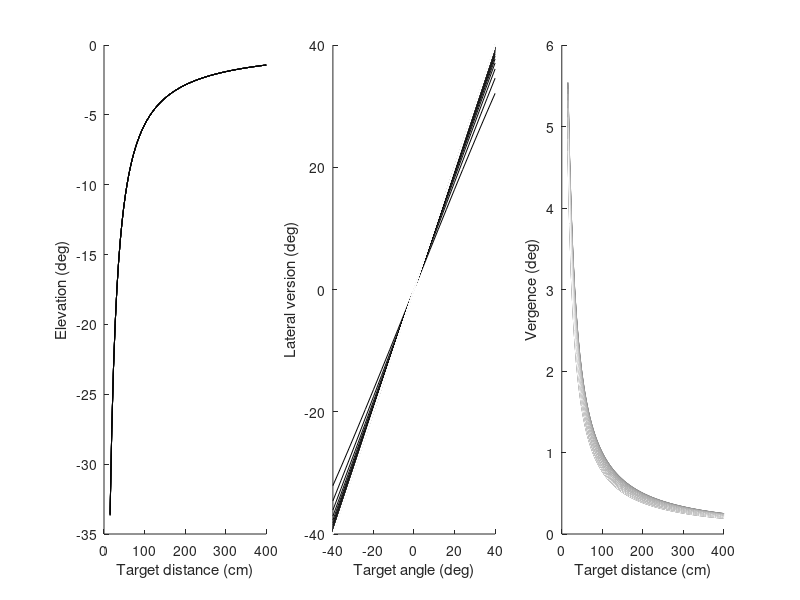
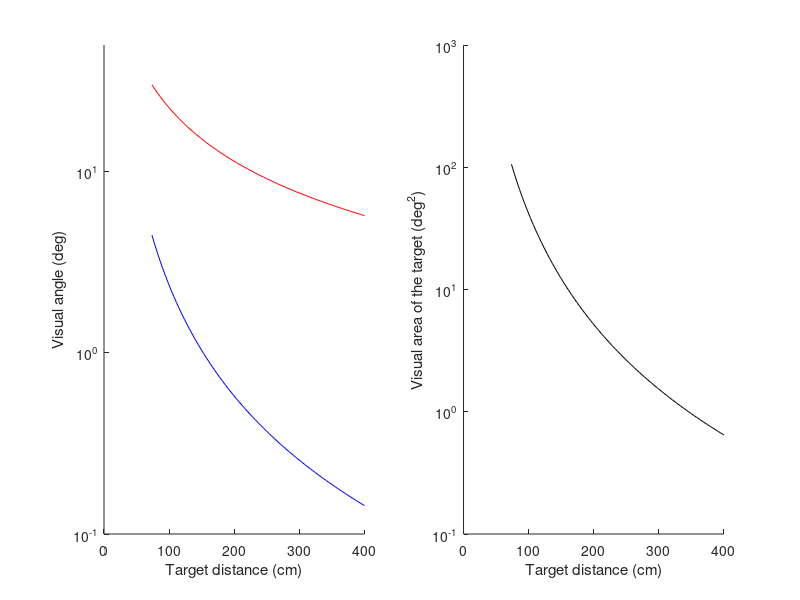
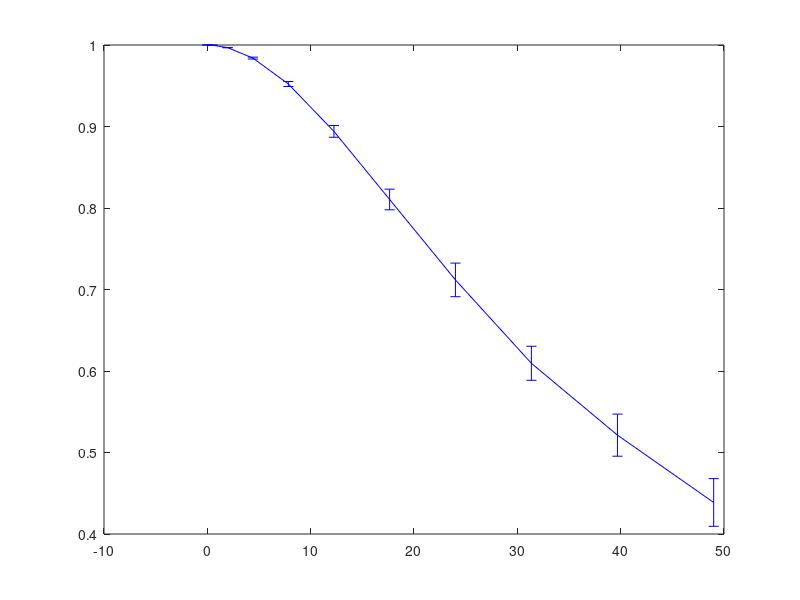

MATLAB code for these plots, in order: (Note: this script raises an error after producing the figures.)
%% static parameters
delta = 3.5/2; % IOD = 2*delta
z = -10;

%% target location
r = linspace(15,400,93); % cm
th = linspace(-40,40,21); % deg
[R,TH] = meshgrid(r,th);
Y = R./sqrt(1 + tand(TH).^2);
X = Y.*tand(TH);

%% theoretical predictions for eye position as a function of the centre of target location
yle_pred = atan2d(X + delta, sqrt(Y.^2 + z^2));
yre_pred = atan2d(X - delta, sqrt(Y.^2 + z^2));
zle_pred = atan2d(z , sqrt(Y.^2 + (X + delta).^2));
zre_pred = atan2d(z , sqrt(Y.^2 + (X - delta).^2));
ver_mean_pred = 0.5*(zle_pred + zre_pred); % mean vertical eye position (of the two eyes)
hor_mean_pred = 0.5*(yle_pred + yre_pred); % mean horizontal eye position
ver_diff_pred = 0.5*(zle_pred - zre_pred); % 0.5*difference between vertical eye positions (of the two eyes)
hor_diff_pred = 0.5*(yle_pred - yre_pred); % 0.5*difference between horizontal eye positions

%% plot
figure; hold on;set(gcf,'Position',[85 276 1000 300]);

cmap = gray(size(R,1));
subplot(1,3,1); hold on;
for i=1:size(R,1), plot(R(i,:),ver_mean_pred(i,:),'Color',cmap(end-i+1,:)); end
xlabel('Target distance (cm)'); ylabel('Elevation (deg)');

cmap = gray(size(TH,2));
subplot(1,3,2); hold on;
for i=1:size(TH,2), plot(TH(:,i),hor_mean_pred(:,i),'Color',cmap(i,:)); end
xlabel('Target angle (deg)'); ylabel('Lateral version (deg)');

cmap = gray(size(R,1));
subplot(1,3,3); hold on;
for i=1:size(R,1), plot(R(i,:),hor_diff_pred(i,:),'Color',cmap(i,:)); end
xlabel('Target distance (cm)'); ylabel('Vergence (deg)');

%% visual angle subtended by a circular target
targ_radius = 20; %cm

yle_pred_right = atan2d(X + delta + targ_radius, sqrt(Y.^2 + z^2)); yle_pred_left = atan2d(X + delta - targ_radius, sqrt(Y.^2 + z^2));
yre_pred_right = atan2d(X - delta + targ_radius, sqrt(Y.^2 + z^2)); yre_pred_left = atan2d(X - delta - targ_radius, sqrt(Y.^2 + z^2));
yle_pred_visualangle = yle_pred_right - yle_pred_left;
yre_pred_visualangle = yre_pred_right - yre_pred_left;

zle_pred_top = atan2d(z , sqrt((Y + targ_radius).^2 + (X + delta).^2)); zle_pred_bottom = atan2d(z , sqrt((Y - targ_radius).^2 + (X + delta).^2));
zre_pred_top = atan2d(z , sqrt((Y + targ_radius).^2 + (X - delta).^2)); zre_pred_bottom = atan2d(z , sqrt((Y - targ_radius).^2 + (X - delta).^2));
zle_pred_visualangle = zle_pred_top - zle_pred_bottom;
zre_pred_visualangle = zre_pred_top - zre_pred_bottom;

ver_mean_visualangle = 0.5*(zle_pred_visualangle + zre_pred_visualangle);
hor_mean_visualangle = 0.5*(yle_pred_visualangle + yre_pred_visualangle);
mean_visualarea = (pi/4)*ver_mean_visualangle.*hor_mean_visualangle;

%% plot visual angles and area as a function of target distance
figure; hold on;set(gcf,'Position',[75 276 700 300]);

subplot(1,2,1); hold on;
plot(R(th==0,r>70),ver_mean_visualangle(th==0,r>70),'Color','b'); 
plot(R(th==0,r>70),hor_mean_visualangle(th==0,r>70),'Color','r');
set(gca,'YScale','Log'); axis([0 400 0.1 50]);
xlabel('Target distance (cm)'); ylabel('Visual angle (deg)');

subplot(1,2,2); hold on;
plot(R(th==0,r>70),mean_visualarea(th==0,r>70),'Color','k');
set(gca,'YScale','Log'); axis([0 400 0.1 1000]);
xlabel('Target distance (cm)'); ylabel('Visual area of the target (deg^2)');

%% simulate correlation coefficients as a funciton of noise (inversely proportional to mean_visualarea)
% generate target locations
ntrls = 1000;
r_sim = 400*sqrt(rand(1,ntrls)); 
th_sim = 80*rand(1,ntrls) - 40;
y_sim = r_sim./sqrt(1 + tand(th_sim).^2);
x_sim = y_sim.*tand(th_sim);
keepindx = y_sim>70; x_sim = x_sim(keepindx); y_sim = y_sim(keepindx);

% generate ground truth predictions for eye positions
yle_pred = atan2d(x_sim + delta, sqrt(y_sim.^2 + z^2));
yre_pred = atan2d(x_sim - delta, sqrt(y_sim.^2 + z^2));
zle_pred = atan2d(z , sqrt(y_sim.^2 + (x_sim + delta).^2));
zre_pred = atan2d(z , sqrt(y_sim.^2 + (x_sim - delta).^2));
ver_pred = 0.5*(zle_pred + zre_pred); 
hor_pred = 0.5*(yle_pred + yre_pred);

% generate noise veriance as the inverse of the visual area of target
hor_pred_right = atan2d(x_sim + targ_radius, sqrt(y_sim.^2 + z^2)); hor_pred_left = atan2d(x_sim - targ_radius, sqrt(y_sim.^2 + z^2));
hor_pred_visualangle = hor_pred_right - hor_pred_left;
ver_pred_top = atan2d(z , sqrt((y_sim + targ_radius).^2 + (x_sim).^2)); ver_pred_bottom = atan2d(z , sqrt((y_sim - targ_radius).^2 + (x_sim).^2));
ver_pred_visualangle = ver_pred_top - ver_pred_bottom;
pred_visualarea = (pi/4)*ver_pred_visualangle.*hor_pred_visualangle;
ver_noise_variance = 1./pred_visualarea; 
hor_noise_variance = 1./pred_visualarea;

% add random noise of different magnitudes
clear rho pval
lambda = (0:.7:7).^2;
for k=1:100
    for i=1:length(lambda)
        ver_noise = normrnd(0,lambda(i)*ver_noise_variance);
        hor_noise = normrnd(0,lambda(i)*hor_noise_variance);
        ver_obs = ver_pred + ver_noise;
        hor_obs = hor_pred + hor_noise;
        rho.hor(i,k) = corr(hor_pred(:),hor_obs(:));
        rho.ver(i,k) = corr(ver_pred(:),ver_obs(:));
    end
end
figure; h = errorbar(lambda,mean(rho.hor,2),std(rho.hor,[],2),'-b'); h.CapSize = 0;
hold on; h = errorbar(lambda,mean(rho.ver,2),std(rho.ver,[],2),'-r'); h.CapSize = 0;
xlabel('Noise level (a.u)'); ylabel('Simulated correlation coefficient');

ver_noise = normrnd(0,3*ver_noise_variance);
hor_noise = normrnd(0,3*hor_noise_variance);
ver_obs = ver_pred + ver_noise;
hor_obs = hor_pred + hor_noise;
figure; plot(hor_pred,hor_obs,'.b'); axis([-50 50 -50 50]); hline(0,'k'); vline(0,'k'); box off;
xlabel('Prediction without noise'); ylabel('Prediction with noise');
figure; plot(ver_pred,ver_obs,'.r'); axis([-10 1 -10 5]); hline(0,'k'); vline(0,'k'); box off; set(gca,'XAxisLocation','top','YAxisLocation','right');
xlabel('Prediction without noise'); ylabel('Prediction with noise');

%% compare simulated and theoretical variances
dx = 20; dy = 20; varx = 400; vary = 400;
x = dx-10:dx:dx*20-10; nx = length(x);
y = -20*dy+10:dy:20*dy-10; y(abs(y)<20) = []; ny = length(y);
nsamples = 10000;
for i=1:nx
    fprintf(['... i = ' num2str(i) '\n']);
    for j=1:ny
        % theoretical variance in eye position
        dEyeVer__dx_sqrd = ((z^2)*(x(i)^2))/(((x(i)^2 + y(j)^2 + z^2)^2)*(x(i)^2 + y(j)^2));
        dEyeVer__dy_sqrd = ((z^2)*(y(j)^2))/(((x(i)^2 + y(j)^2 + z^2)^2)*(x(i)^2 + y(j)^2));        
        dEyeHor__dx_sqrd = ((y(j)^2 + z^2))/(((x(i)^2 + y(j)^2 + z^2)^2));
        dEyeHor__dy_sqrd = ((y(j)^2)*(x(i)^2))/(((x(i)^2 + y(j)^2 + z^2).^2)*(y(j)^2 + z^2));
        var_eyever.theory(i,j) = (dEyeVer__dx_sqrd*varx + dEyeVer__dy_sqrd*vary);
        var_eyehor.theory(i,j) = (dEyeHor__dx_sqrd*varx + dEyeHor__dy_sqrd*vary);
        % simulated variance in eye position
        xsim = normrnd(x(i),sqrt(varx),[1 nsamples]);
        ysim = normrnd(y(j),sqrt(vary),[1 nsamples]);
        zsim = repmat(z,[1 nsamples]);
        EyeVer = atan2(zsim , sqrt(ysim.^2 + xsim.^2));
        EyeHor = atan2(xsim, sqrt(ysim.^2 + zsim.^2));
        var_eyever.simulate(i,j) = var(EyeVer);
        var_eyehor.simulate(i,j) = var(EyeHor);
    end
end

% plot horizontal variance
cmap = gray(size(var_eyehor.simulate,1));
figure; hold on; 
subplot(2,4,1); hold on; yyaxis right; imagesc(y,x,log10(sqrt(var_eyehor.simulate))); axis([-400 400 0 400]); colormap(hot);
subplot(2,4,2); hold on; set(gca, 'ColorOrder', cmap); plot(x,sqrt(var_eyehor.simulate(:,1:20))); set(gca,'YScale','Log'); ylim([1e-2 5e-1]);
subplot(2,4,3); hold on; set(gca, 'ColorOrder', cmap); plot(y,sqrt(var_eyehor.simulate)'); set(gca,'YScale','Log'); ylim([1e-2 5e-1]);
subplot(2,4,4); hold on; for i=1:20, plot(sqrt(var_eyehor.theory(i,:)),sqrt(var_eyehor.simulate(i,:)),'.k'); end 
xmax = get(gca,'xlim'); xmax = max(xmax); plot(0:0.01:xmax,0:0.01:xmax,'r'); set(gca,'XScale','Log','YScale','Log');
subplot(2,4,5); hold on; yyaxis right; imagesc(y,x,log10(sqrt(var_eyehor.theory))); axis([-400 400 0 400]); colormap(hot);
subplot(2,4,6); hold on; set(gca, 'ColorOrder', cmap); plot(x,sqrt(var_eyehor.theory(:,1:20)),'--'); set(gca,'YScale','Log'); ylim([1e-2 5e-1]);
subplot(2,4,7); hold on; set(gca, 'ColorOrder', cmap); plot(y,sqrt(var_eyehor.theory)','--'); set(gca,'YScale','Log'); ylim([1e-2 5e-1]);

% plot vertical variance
cmap = gray(size(var_eyever.simulate,1));
figure; hold on; 
subplot(2,4,1); hold on; yyaxis right; imagesc(y,x,log10(sqrt(var_eyever.simulate))); axis([-400 400 0 400]); colormap(hot);
subplot(2,4,2); hold on; set(gca, 'ColorOrder', cmap); plot(x,sqrt(var_eyever.simulate(:,1:20))); set(gca,'YScale','Log'); ylim([2e-4 5e-1]);
subplot(2,4,3); hold on; set(gca, 'ColorOrder', cmap); plot(y,sqrt(var_eyever.simulate)'); set(gca,'YScale','Log'); ylim([2e-4 5e-1]);
subplot(2,4,4); hold on; for i=1:20, plot(sqrt(var_eyever.theory(i,:)),sqrt(var_eyever.simulate(i,:)),'.k'); end 
xmax = get(gca,'xlim'); xmax = max(xmax); plot(0:1e-4:xmax,0:1e-4:xmax,'r'); set(gca,'XScale','Log','YScale','Log');
subplot(2,4,5); hold on; yyaxis right; imagesc(y,x,log10(sqrt(var_eyever.theory))); axis([-400 400 0 400]); colormap(hot);
subplot(2,4,6); hold on; set(gca, 'ColorOrder', cmap); plot(x,sqrt(var_eyever.theory(:,1:20)),'--'); set(gca,'YScale','Log'); ylim([2e-4 5e-1]);
subplot(2,4,7); hold on; set(gca, 'ColorOrder', cmap); plot(y,sqrt(var_eyever.theory)','--'); set(gca,'YScale','Log'); ylim([2e-4 5e-1]);
